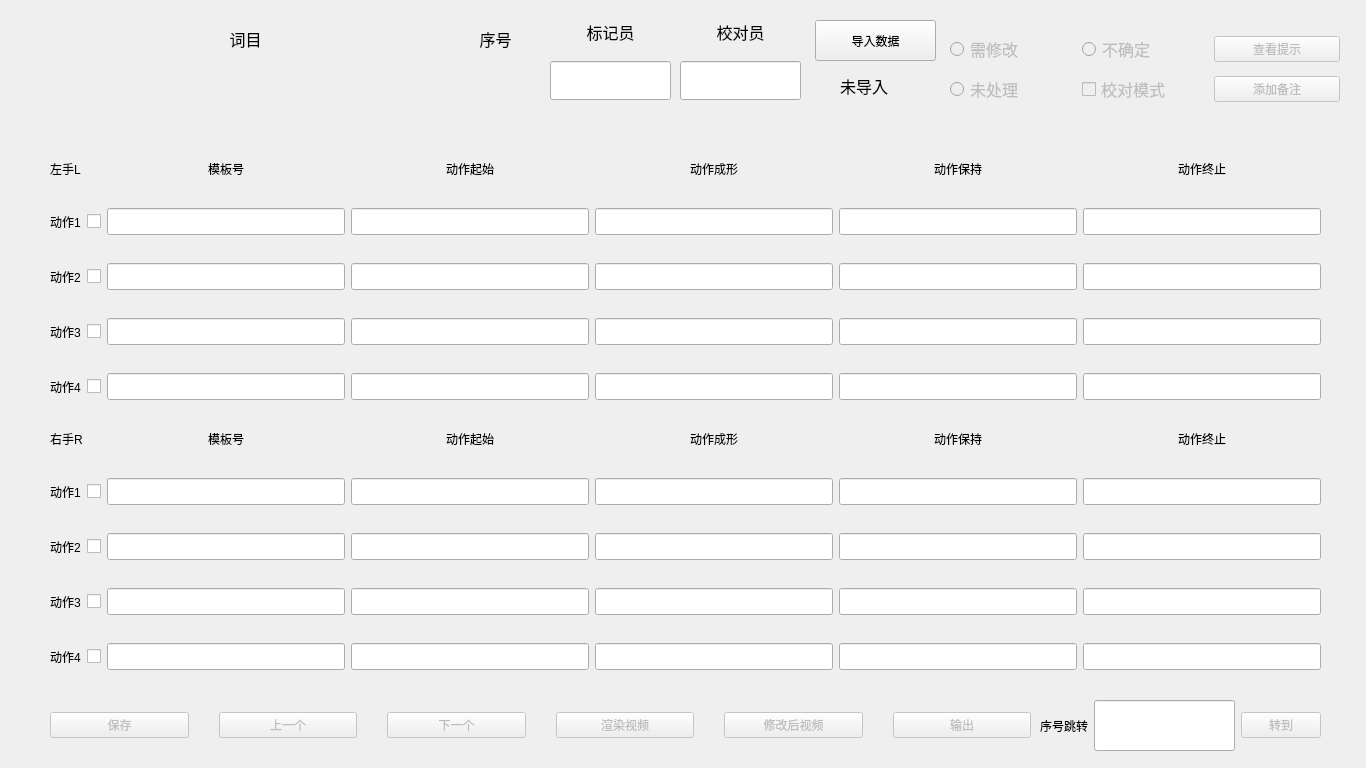
<?xml version="1.0" encoding="UTF-8"?>
<ui version="4.0">
 <class>MainWindow</class>
 <widget class="QMainWindow" name="MainWindow">
  <property name="geometry">
   <rect>
    <x>0</x>
    <y>0</y>
    <width>1366</width>
    <height>768</height>
   </rect>
  </property>
  <property name="windowTitle">
   <string>手语模板修复软件</string>
  </property>
  <widget class="QWidget" name="centralwidget">
   <widget class="QWidget" name="gridLayoutWidget">
    <property name="geometry">
     <rect>
      <x>50</x>
      <y>150</y>
      <width>1271</width>
      <height>261</height>
     </rect>
    </property>
    <layout class="QGridLayout" name="gridLayout">
     <property name="verticalSpacing">
      <number>21</number>
     </property>
     <item row="1" column="4">
      <widget class="QLineEdit" name="lineEdit_pattern_start_L_1">
       <property name="font">
        <font>
         <pointsize>12</pointsize>
        </font>
       </property>
      </widget>
     </item>
     <item row="1" column="6">
      <widget class="QLineEdit" name="lineEdit_pattern_fade_out_L_1">
       <property name="font">
        <font>
         <pointsize>12</pointsize>
        </font>
       </property>
      </widget>
     </item>
     <item row="2" column="3">
      <widget class="QLineEdit" name="lineEdit_pattern_fade_in_L_2">
       <property name="font">
        <font>
         <pointsize>12</pointsize>
        </font>
       </property>
      </widget>
     </item>
     <item row="4" column="4">
      <widget class="QLineEdit" name="lineEdit_pattern_start_L_4">
       <property name="font">
        <font>
         <pointsize>12</pointsize>
        </font>
       </property>
      </widget>
     </item>
     <item row="3" column="4">
      <widget class="QLineEdit" name="lineEdit_pattern_start_L_3">
       <property name="font">
        <font>
         <pointsize>12</pointsize>
        </font>
       </property>
      </widget>
     </item>
     <item row="3" column="6">
      <widget class="QLineEdit" name="lineEdit_pattern_fade_out_L_3">
       <property name="font">
        <font>
         <pointsize>12</pointsize>
        </font>
       </property>
      </widget>
     </item>
     <item row="2" column="4">
      <widget class="QLineEdit" name="lineEdit_pattern_start_L_2">
       <property name="font">
        <font>
         <pointsize>12</pointsize>
        </font>
       </property>
      </widget>
     </item>
     <item row="3" column="3">
      <widget class="QLineEdit" name="lineEdit_pattern_fade_in_L_3">
       <property name="font">
        <font>
         <pointsize>12</pointsize>
        </font>
       </property>
      </widget>
     </item>
     <item row="4" column="6">
      <widget class="QLineEdit" name="lineEdit_pattern_fade_out_L_4">
       <property name="font">
        <font>
         <pointsize>12</pointsize>
        </font>
       </property>
      </widget>
     </item>
     <item row="0" column="4">
      <widget class="QLabel" name="label_9">
       <property name="text">
        <string>动作成形</string>
       </property>
       <property name="alignment">
        <set>Qt::AlignCenter</set>
       </property>
      </widget>
     </item>
     <item row="3" column="2">
      <widget class="QLineEdit" name="lineEdit_pattern_index_L_3">
       <property name="font">
        <font>
         <pointsize>12</pointsize>
        </font>
       </property>
      </widget>
     </item>
     <item row="3" column="5">
      <widget class="QLineEdit" name="lineEdit_pattern_end_L_3">
       <property name="font">
        <font>
         <pointsize>12</pointsize>
        </font>
       </property>
      </widget>
     </item>
     <item row="2" column="5">
      <widget class="QLineEdit" name="lineEdit_pattern_end_L_2">
       <property name="font">
        <font>
         <pointsize>12</pointsize>
        </font>
       </property>
      </widget>
     </item>
     <item row="0" column="5">
      <widget class="QLabel" name="label_10">
       <property name="text">
        <string>动作保持</string>
       </property>
       <property name="alignment">
        <set>Qt::AlignCenter</set>
       </property>
      </widget>
     </item>
     <item row="4" column="5">
      <widget class="QLineEdit" name="lineEdit_pattern_end_L_4">
       <property name="font">
        <font>
         <pointsize>12</pointsize>
        </font>
       </property>
      </widget>
     </item>
     <item row="3" column="0">
      <widget class="QLabel" name="label_21">
       <property name="text">
        <string>动作3</string>
       </property>
      </widget>
     </item>
     <item row="3" column="1">
      <widget class="QCheckBox" name="checkBox_L_3">
       <property name="text">
        <string/>
       </property>
      </widget>
     </item>
     <item row="0" column="3">
      <widget class="QLabel" name="label_8">
       <property name="text">
        <string>动作起始</string>
       </property>
       <property name="alignment">
        <set>Qt::AlignCenter</set>
       </property>
      </widget>
     </item>
     <item row="2" column="0">
      <widget class="QLabel" name="label_20">
       <property name="text">
        <string>动作2</string>
       </property>
      </widget>
     </item>
     <item row="0" column="0" colspan="2">
      <widget class="QLabel" name="label_6">
       <property name="text">
        <string>左手L   </string>
       </property>
      </widget>
     </item>
     <item row="1" column="5">
      <widget class="QLineEdit" name="lineEdit_pattern_end_L_1">
       <property name="font">
        <font>
         <pointsize>12</pointsize>
        </font>
       </property>
      </widget>
     </item>
     <item row="4" column="3">
      <widget class="QLineEdit" name="lineEdit_pattern_fade_in_L_4">
       <property name="font">
        <font>
         <pointsize>12</pointsize>
        </font>
       </property>
      </widget>
     </item>
     <item row="2" column="1">
      <widget class="QCheckBox" name="checkBox_L_2">
       <property name="text">
        <string/>
       </property>
      </widget>
     </item>
     <item row="1" column="0">
      <widget class="QLabel" name="label_19">
       <property name="text">
        <string>动作1</string>
       </property>
      </widget>
     </item>
     <item row="1" column="1">
      <widget class="QCheckBox" name="checkBox_L_1">
       <property name="text">
        <string/>
       </property>
      </widget>
     </item>
     <item row="0" column="2">
      <widget class="QLabel" name="label_7">
       <property name="sizePolicy">
        <sizepolicy hsizetype="Preferred" vsizetype="Minimum">
         <horstretch>0</horstretch>
         <verstretch>0</verstretch>
        </sizepolicy>
       </property>
       <property name="minimumSize">
        <size>
         <width>0</width>
         <height>4</height>
        </size>
       </property>
       <property name="maximumSize">
        <size>
         <width>16777215</width>
         <height>23</height>
        </size>
       </property>
       <property name="text">
        <string>模板号</string>
       </property>
       <property name="alignment">
        <set>Qt::AlignCenter</set>
       </property>
      </widget>
     </item>
     <item row="4" column="1">
      <widget class="QCheckBox" name="checkBox_L_4">
       <property name="text">
        <string/>
       </property>
      </widget>
     </item>
     <item row="1" column="2">
      <widget class="QLineEdit" name="lineEdit_pattern_index_L_1">
       <property name="font">
        <font>
         <pointsize>12</pointsize>
        </font>
       </property>
      </widget>
     </item>
     <item row="4" column="2">
      <widget class="QLineEdit" name="lineEdit_pattern_index_L_4">
       <property name="font">
        <font>
         <pointsize>12</pointsize>
        </font>
       </property>
      </widget>
     </item>
     <item row="4" column="0">
      <widget class="QLabel" name="label_22">
       <property name="text">
        <string>动作4</string>
       </property>
      </widget>
     </item>
     <item row="0" column="6">
      <widget class="QLabel" name="label_11">
       <property name="text">
        <string>动作终止</string>
       </property>
       <property name="alignment">
        <set>Qt::AlignCenter</set>
       </property>
      </widget>
     </item>
     <item row="1" column="3">
      <widget class="QLineEdit" name="lineEdit_pattern_fade_in_L_1">
       <property name="font">
        <font>
         <pointsize>12</pointsize>
        </font>
       </property>
      </widget>
     </item>
     <item row="2" column="6">
      <widget class="QLineEdit" name="lineEdit_pattern_fade_out_L_2">
       <property name="font">
        <font>
         <pointsize>12</pointsize>
        </font>
       </property>
      </widget>
     </item>
     <item row="2" column="2">
      <widget class="QLineEdit" name="lineEdit_pattern_index_L_2">
       <property name="font">
        <font>
         <pointsize>12</pointsize>
        </font>
       </property>
      </widget>
     </item>
    </layout>
   </widget>
   <widget class="QWidget" name="gridLayoutWidget_2">
    <property name="geometry">
     <rect>
      <x>50</x>
      <y>420</y>
      <width>1271</width>
      <height>261</height>
     </rect>
    </property>
    <layout class="QGridLayout" name="gridLayout_2">
     <property name="verticalSpacing">
      <number>21</number>
     </property>
     <item row="4" column="6">
      <widget class="QLineEdit" name="lineEdit_pattern_fade_out_R_4">
       <property name="font">
        <font>
         <pointsize>12</pointsize>
        </font>
       </property>
      </widget>
     </item>
     <item row="4" column="5">
      <widget class="QLineEdit" name="lineEdit_pattern_end_R_4">
       <property name="font">
        <font>
         <pointsize>12</pointsize>
        </font>
       </property>
      </widget>
     </item>
     <item row="1" column="3">
      <widget class="QLineEdit" name="lineEdit_pattern_fade_in_R_1">
       <property name="font">
        <font>
         <pointsize>12</pointsize>
        </font>
       </property>
      </widget>
     </item>
     <item row="2" column="4">
      <widget class="QLineEdit" name="lineEdit_pattern_start_R_2">
       <property name="font">
        <font>
         <pointsize>12</pointsize>
        </font>
       </property>
      </widget>
     </item>
     <item row="3" column="5">
      <widget class="QLineEdit" name="lineEdit_pattern_end_R_3">
       <property name="font">
        <font>
         <pointsize>12</pointsize>
        </font>
       </property>
      </widget>
     </item>
     <item row="3" column="2">
      <widget class="QLineEdit" name="lineEdit_pattern_index_R_3">
       <property name="font">
        <font>
         <pointsize>12</pointsize>
        </font>
       </property>
      </widget>
     </item>
     <item row="1" column="4">
      <widget class="QLineEdit" name="lineEdit_pattern_start_R_1">
       <property name="font">
        <font>
         <pointsize>12</pointsize>
        </font>
       </property>
      </widget>
     </item>
     <item row="3" column="6">
      <widget class="QLineEdit" name="lineEdit_pattern_fade_out_R_3">
       <property name="font">
        <font>
         <pointsize>12</pointsize>
        </font>
       </property>
      </widget>
     </item>
     <item row="1" column="6">
      <widget class="QLineEdit" name="lineEdit_pattern_fade_out_R_1">
       <property name="font">
        <font>
         <pointsize>12</pointsize>
        </font>
       </property>
      </widget>
     </item>
     <item row="3" column="3">
      <widget class="QLineEdit" name="lineEdit_pattern_fade_in_R_3">
       <property name="font">
        <font>
         <pointsize>12</pointsize>
        </font>
       </property>
      </widget>
     </item>
     <item row="3" column="4">
      <widget class="QLineEdit" name="lineEdit_pattern_start_R_3">
       <property name="font">
        <font>
         <pointsize>12</pointsize>
        </font>
       </property>
      </widget>
     </item>
     <item row="4" column="4">
      <widget class="QLineEdit" name="lineEdit_pattern_start_R_4">
       <property name="font">
        <font>
         <pointsize>12</pointsize>
        </font>
       </property>
      </widget>
     </item>
     <item row="2" column="3">
      <widget class="QLineEdit" name="lineEdit_pattern_fade_in_R_2">
       <property name="font">
        <font>
         <pointsize>12</pointsize>
        </font>
       </property>
      </widget>
     </item>
     <item row="2" column="5">
      <widget class="QLineEdit" name="lineEdit_pattern_end_R_2">
       <property name="font">
        <font>
         <pointsize>12</pointsize>
        </font>
       </property>
      </widget>
     </item>
     <item row="0" column="5">
      <widget class="QLabel" name="label_16">
       <property name="text">
        <string>动作保持</string>
       </property>
       <property name="alignment">
        <set>Qt::AlignCenter</set>
       </property>
      </widget>
     </item>
     <item row="2" column="2">
      <widget class="QLineEdit" name="lineEdit_pattern_index_R_2">
       <property name="font">
        <font>
         <pointsize>12</pointsize>
        </font>
       </property>
      </widget>
     </item>
     <item row="0" column="2">
      <widget class="QLabel" name="label_14">
       <property name="sizePolicy">
        <sizepolicy hsizetype="Preferred" vsizetype="Minimum">
         <horstretch>0</horstretch>
         <verstretch>0</verstretch>
        </sizepolicy>
       </property>
       <property name="minimumSize">
        <size>
         <width>0</width>
         <height>4</height>
        </size>
       </property>
       <property name="maximumSize">
        <size>
         <width>16777215</width>
         <height>23</height>
        </size>
       </property>
       <property name="text">
        <string>模板号</string>
       </property>
       <property name="alignment">
        <set>Qt::AlignCenter</set>
       </property>
      </widget>
     </item>
     <item row="2" column="6">
      <widget class="QLineEdit" name="lineEdit_pattern_fade_out_R_2">
       <property name="font">
        <font>
         <pointsize>12</pointsize>
        </font>
       </property>
      </widget>
     </item>
     <item row="0" column="3">
      <widget class="QLabel" name="label_15">
       <property name="text">
        <string>动作起始</string>
       </property>
       <property name="alignment">
        <set>Qt::AlignCenter</set>
       </property>
      </widget>
     </item>
     <item row="4" column="2">
      <widget class="QLineEdit" name="lineEdit_pattern_index_R_4">
       <property name="font">
        <font>
         <pointsize>12</pointsize>
        </font>
       </property>
      </widget>
     </item>
     <item row="0" column="4">
      <widget class="QLabel" name="label_12">
       <property name="text">
        <string>动作成形</string>
       </property>
       <property name="alignment">
        <set>Qt::AlignCenter</set>
       </property>
      </widget>
     </item>
     <item row="0" column="6">
      <widget class="QLabel" name="label_13">
       <property name="text">
        <string>动作终止</string>
       </property>
       <property name="alignment">
        <set>Qt::AlignCenter</set>
       </property>
      </widget>
     </item>
     <item row="4" column="3">
      <widget class="QLineEdit" name="lineEdit_pattern_fade_in_R_4">
       <property name="font">
        <font>
         <pointsize>12</pointsize>
        </font>
       </property>
      </widget>
     </item>
     <item row="1" column="2">
      <widget class="QLineEdit" name="lineEdit_pattern_index_R_1">
       <property name="font">
        <font>
         <pointsize>12</pointsize>
        </font>
       </property>
       <property name="text">
        <string/>
       </property>
      </widget>
     </item>
     <item row="1" column="5">
      <widget class="QLineEdit" name="lineEdit_pattern_end_R_1">
       <property name="font">
        <font>
         <pointsize>12</pointsize>
        </font>
       </property>
      </widget>
     </item>
     <item row="2" column="0">
      <widget class="QLabel" name="label_24">
       <property name="text">
        <string>动作2</string>
       </property>
      </widget>
     </item>
     <item row="1" column="0">
      <widget class="QLabel" name="label_23">
       <property name="text">
        <string>动作1</string>
       </property>
      </widget>
     </item>
     <item row="4" column="0">
      <widget class="QLabel" name="label_26">
       <property name="text">
        <string>动作4</string>
       </property>
      </widget>
     </item>
     <item row="3" column="0">
      <widget class="QLabel" name="label_25">
       <property name="text">
        <string>动作3</string>
       </property>
      </widget>
     </item>
     <item row="1" column="1">
      <widget class="QCheckBox" name="checkBox_R_1">
       <property name="text">
        <string/>
       </property>
      </widget>
     </item>
     <item row="0" column="0" colspan="2">
      <widget class="QLabel" name="label_17">
       <property name="text">
        <string>右手R  </string>
       </property>
      </widget>
     </item>
     <item row="2" column="1">
      <widget class="QCheckBox" name="checkBox_R_2">
       <property name="text">
        <string/>
       </property>
      </widget>
     </item>
     <item row="3" column="1">
      <widget class="QCheckBox" name="checkBox_R_3">
       <property name="text">
        <string/>
       </property>
      </widget>
     </item>
     <item row="4" column="1">
      <widget class="QCheckBox" name="checkBox_R_4">
       <property name="text">
        <string/>
       </property>
      </widget>
     </item>
    </layout>
   </widget>
   <widget class="QWidget" name="horizontalLayoutWidget_6">
    <property name="geometry">
     <rect>
      <x>50</x>
      <y>700</y>
      <width>981</width>
      <height>51</height>
     </rect>
    </property>
    <layout class="QHBoxLayout" name="horizontalLayout_6">
     <property name="spacing">
      <number>30</number>
     </property>
     <item>
      <widget class="QPushButton" name="pushButton_save">
       <property name="enabled">
        <bool>false</bool>
       </property>
       <property name="text">
        <string>保存</string>
       </property>
      </widget>
     </item>
     <item>
      <widget class="QPushButton" name="pushButton_prev">
       <property name="enabled">
        <bool>false</bool>
       </property>
       <property name="text">
        <string>上一个</string>
       </property>
      </widget>
     </item>
     <item>
      <widget class="QPushButton" name="pushButton_next">
       <property name="enabled">
        <bool>false</bool>
       </property>
       <property name="text">
        <string>下一个</string>
       </property>
      </widget>
     </item>
     <item>
      <widget class="QPushButton" name="pushButton_video_res">
       <property name="enabled">
        <bool>false</bool>
       </property>
       <property name="text">
        <string>渲染视频</string>
       </property>
      </widget>
     </item>
     <item>
      <widget class="QPushButton" name="pushButton_video_after">
       <property name="enabled">
        <bool>false</bool>
       </property>
       <property name="text">
        <string>修改后视频</string>
       </property>
      </widget>
     </item>
     <item>
      <widget class="QPushButton" name="pushButton_output">
       <property name="enabled">
        <bool>false</bool>
       </property>
       <property name="text">
        <string>输出</string>
       </property>
      </widget>
     </item>
    </layout>
   </widget>
   <widget class="QWidget" name="horizontalLayoutWidget_7">
    <property name="geometry">
     <rect>
      <x>1040</x>
      <y>700</y>
      <width>281</width>
      <height>51</height>
     </rect>
    </property>
    <layout class="QHBoxLayout" name="horizontalLayout_7">
     <item>
      <widget class="QLabel" name="label_18">
       <property name="text">
        <string>序号跳转</string>
       </property>
      </widget>
     </item>
     <item>
      <widget class="QLineEdit" name="lineEdit_to_index">
       <property name="sizePolicy">
        <sizepolicy hsizetype="Expanding" vsizetype="Expanding">
         <horstretch>0</horstretch>
         <verstretch>0</verstretch>
        </sizepolicy>
       </property>
      </widget>
     </item>
     <item>
      <widget class="QPushButton" name="pushButton_toIndex">
       <property name="enabled">
        <bool>false</bool>
       </property>
       <property name="text">
        <string>转到</string>
       </property>
      </widget>
     </item>
    </layout>
   </widget>
   <widget class="QPushButton" name="pushButton_load">
    <property name="geometry">
     <rect>
      <x>815</x>
      <y>20</y>
      <width>121</width>
      <height>41</height>
     </rect>
    </property>
    <property name="text">
     <string>导入数据</string>
    </property>
   </widget>
   <widget class="QLabel" name="label_load_con">
    <property name="geometry">
     <rect>
      <x>840</x>
      <y>70</y>
      <width>81</width>
      <height>31</height>
     </rect>
    </property>
    <property name="font">
     <font>
      <pointsize>12</pointsize>
     </font>
    </property>
    <property name="text">
     <string>未导入</string>
    </property>
   </widget>
   <widget class="QLabel" name="label_save_condi">
    <property name="geometry">
     <rect>
      <x>50</x>
      <y>100</y>
      <width>201</width>
      <height>41</height>
     </rect>
    </property>
    <property name="font">
     <font>
      <family>黑体</family>
      <pointsize>12</pointsize>
     </font>
    </property>
    <property name="text">
     <string/>
    </property>
   </widget>
   <widget class="QWidget" name="gridLayoutWidget_3">
    <property name="geometry">
     <rect>
      <x>950</x>
      <y>30</y>
      <width>390</width>
      <height>80</height>
     </rect>
    </property>
    <layout class="QGridLayout" name="gridLayout_3">
     <item row="0" column="1">
      <widget class="QRadioButton" name="radioButton_2">
       <property name="enabled">
        <bool>false</bool>
       </property>
       <property name="font">
        <font>
         <pointsize>12</pointsize>
        </font>
       </property>
       <property name="text">
        <string>不确定</string>
       </property>
       <property name="autoRepeat">
        <bool>true</bool>
       </property>
      </widget>
     </item>
     <item row="0" column="0">
      <widget class="QRadioButton" name="radioButton_1">
       <property name="enabled">
        <bool>false</bool>
       </property>
       <property name="font">
        <font>
         <pointsize>12</pointsize>
        </font>
       </property>
       <property name="text">
        <string>需修改</string>
       </property>
       <property name="autoRepeat">
        <bool>true</bool>
       </property>
      </widget>
     </item>
     <item row="1" column="0">
      <widget class="QRadioButton" name="radioButton_3">
       <property name="enabled">
        <bool>false</bool>
       </property>
       <property name="font">
        <font>
         <pointsize>12</pointsize>
        </font>
       </property>
       <property name="text">
        <string>未处理</string>
       </property>
       <property name="autoRepeat">
        <bool>true</bool>
       </property>
      </widget>
     </item>
     <item row="1" column="2">
      <widget class="QPushButton" name="pushButton_readme">
       <property name="enabled">
        <bool>false</bool>
       </property>
       <property name="text">
        <string>添加备注</string>
       </property>
      </widget>
     </item>
     <item row="0" column="2">
      <widget class="QPushButton" name="pushButton_hint">
       <property name="enabled">
        <bool>false</bool>
       </property>
       <property name="text">
        <string>查看提示</string>
       </property>
      </widget>
     </item>
     <item row="1" column="1">
      <widget class="QCheckBox" name="checkBox_checkMode">
       <property name="enabled">
        <bool>false</bool>
       </property>
       <property name="sizePolicy">
        <sizepolicy hsizetype="Minimum" vsizetype="Maximum">
         <horstretch>0</horstretch>
         <verstretch>0</verstretch>
        </sizepolicy>
       </property>
       <property name="minimumSize">
        <size>
         <width>0</width>
         <height>30</height>
        </size>
       </property>
       <property name="font">
        <font>
         <pointsize>12</pointsize>
        </font>
       </property>
       <property name="text">
        <string>校对模式</string>
       </property>
      </widget>
     </item>
    </layout>
   </widget>
   <widget class="QWidget" name="verticalLayoutWidget">
    <property name="geometry">
     <rect>
      <x>50</x>
      <y>20</y>
      <width>391</width>
      <height>80</height>
     </rect>
    </property>
    <layout class="QVBoxLayout" name="verticalLayout">
     <item>
      <widget class="QLabel" name="label">
       <property name="sizePolicy">
        <sizepolicy hsizetype="Preferred" vsizetype="Preferred">
         <horstretch>0</horstretch>
         <verstretch>0</verstretch>
        </sizepolicy>
       </property>
       <property name="maximumSize">
        <size>
         <width>500</width>
         <height>16777215</height>
        </size>
       </property>
       <property name="font">
        <font>
         <family>宋体</family>
         <pointsize>12</pointsize>
        </font>
       </property>
       <property name="text">
        <string>词目</string>
       </property>
       <property name="alignment">
        <set>Qt::AlignCenter</set>
       </property>
      </widget>
     </item>
     <item>
      <widget class="QLabel" name="label_gloss">
       <property name="font">
        <font>
         <pointsize>12</pointsize>
        </font>
       </property>
       <property name="text">
        <string/>
       </property>
       <property name="alignment">
        <set>Qt::AlignCenter</set>
       </property>
      </widget>
     </item>
    </layout>
   </widget>
   <widget class="QWidget" name="verticalLayoutWidget_2">
    <property name="geometry">
     <rect>
      <x>460</x>
      <y>20</y>
      <width>71</width>
      <height>81</height>
     </rect>
    </property>
    <layout class="QVBoxLayout" name="verticalLayout_2">
     <item>
      <widget class="QLabel" name="label_2">
       <property name="font">
        <font>
         <pointsize>12</pointsize>
        </font>
       </property>
       <property name="text">
        <string>序号</string>
       </property>
       <property name="alignment">
        <set>Qt::AlignCenter</set>
       </property>
      </widget>
     </item>
     <item>
      <widget class="QLabel" name="label_gloss_index">
       <property name="font">
        <font>
         <pointsize>12</pointsize>
        </font>
       </property>
       <property name="text">
        <string/>
       </property>
       <property name="alignment">
        <set>Qt::AlignCenter</set>
       </property>
      </widget>
     </item>
    </layout>
   </widget>
   <widget class="QWidget" name="verticalLayoutWidget_3">
    <property name="geometry">
     <rect>
      <x>550</x>
      <y>20</y>
      <width>121</width>
      <height>80</height>
     </rect>
    </property>
    <layout class="QVBoxLayout" name="verticalLayout_3">
     <property name="spacing">
      <number>17</number>
     </property>
     <item>
      <widget class="QLabel" name="label_3">
       <property name="font">
        <font>
         <pointsize>12</pointsize>
        </font>
       </property>
       <property name="text">
        <string>标记员</string>
       </property>
       <property name="alignment">
        <set>Qt::AlignCenter</set>
       </property>
      </widget>
     </item>
     <item>
      <widget class="QLineEdit" name="lineEdit_operater">
       <property name="sizePolicy">
        <sizepolicy hsizetype="Expanding" vsizetype="Expanding">
         <horstretch>0</horstretch>
         <verstretch>0</verstretch>
        </sizepolicy>
       </property>
       <property name="text">
        <string/>
       </property>
       <property name="alignment">
        <set>Qt::AlignCenter</set>
       </property>
      </widget>
     </item>
    </layout>
   </widget>
   <widget class="QWidget" name="verticalLayoutWidget_4">
    <property name="geometry">
     <rect>
      <x>680</x>
      <y>20</y>
      <width>121</width>
      <height>80</height>
     </rect>
    </property>
    <layout class="QVBoxLayout" name="verticalLayout_4">
     <property name="spacing">
      <number>17</number>
     </property>
     <item>
      <widget class="QLabel" name="label_4">
       <property name="font">
        <font>
         <pointsize>12</pointsize>
        </font>
       </property>
       <property name="text">
        <string>校对员</string>
       </property>
       <property name="alignment">
        <set>Qt::AlignCenter</set>
       </property>
      </widget>
     </item>
     <item>
      <widget class="QLineEdit" name="lineEdit_reader">
       <property name="sizePolicy">
        <sizepolicy hsizetype="Expanding" vsizetype="Expanding">
         <horstretch>0</horstretch>
         <verstretch>0</verstretch>
        </sizepolicy>
       </property>
       <property name="text">
        <string/>
       </property>
       <property name="alignment">
        <set>Qt::AlignCenter</set>
       </property>
      </widget>
     </item>
    </layout>
   </widget>
  </widget>
 </widget>
 <resources/>
 <connections/>
</ui>
